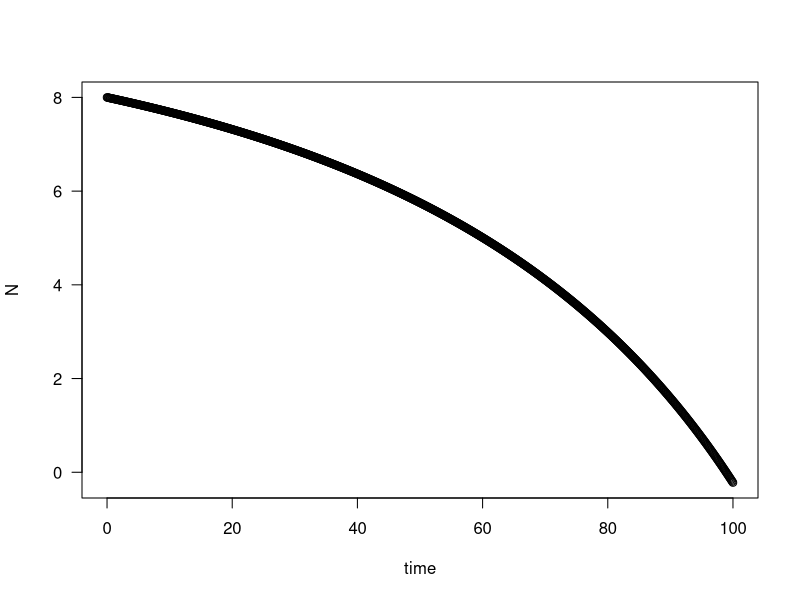
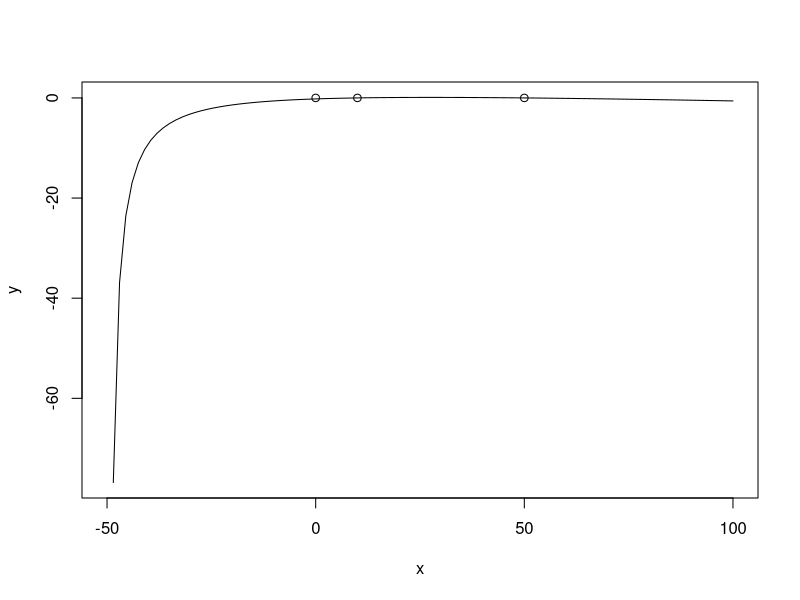
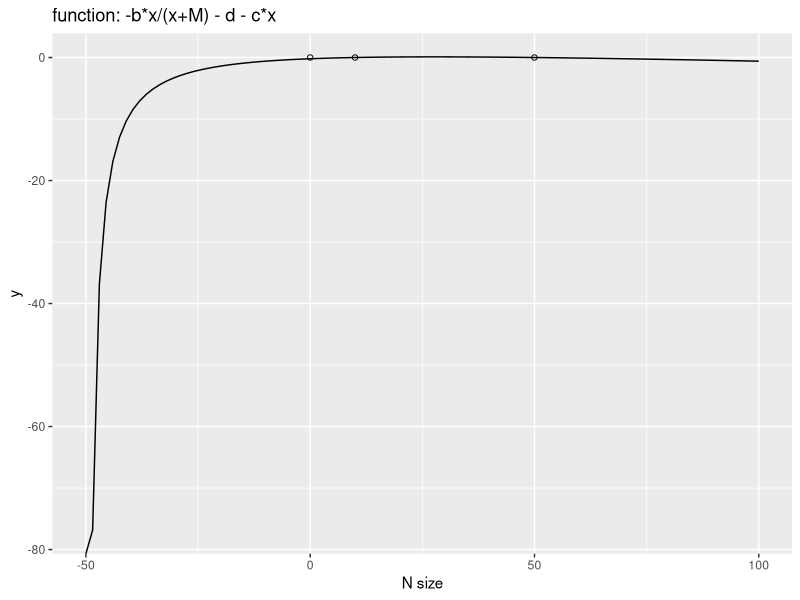

The R script that drew these images, in order:
## ---- chunk 1
#knowns: grows exponentially, population doubles at 109 days, lethal size of population is 1x10^12 cells.

#question asks: solve for time at which N= 1x10^12 given the rate of growth 
#No= 1
#dN/dT= rN (1-N)- HN
#Nt= Noe^rt
#t= 109 days #time to double
#r =ln(2)/t
# solving for r 
timetodouble=109
r= log(2)/109
r
#r= 0.006359148

#solving for t
log(1e+12)

lnNt<-log(1e+12)
lnNt
lnNo<-log(1)
lnNo

t<- (lnNt- lnNo)/r
t
#t= 4345.082 days 
years<-t/365
#time to reach 1*10^12 cells is 11.9 years
## ---- chunk 2
# dN/dt= b*N/N+M - d

# equilbrium points N*
# N*= dM/b-d 
# b= d + dM/n
# M= bN/d - n
# d= bN/N+M

# stability point
# F= b*N/N+M -d #taking the derivative of F in terms of N
# dF/dN=[b*N/N+M -d]
# = b[dF/dN N/N+M] - 0 #applying the chain rule d/dN=F (G(N)), d goes to zero because its a constant 
# = b [(N+M)*1 - N(1+0)/(N+M)^2] #M is a constant because its not in terms of N
# = b[N+M-N/(N+M)^2]=> b[M/(N+M)^2]
# dF/dN|N=dM/b-d => (b-d)2/bM #the numerator will always remain postive, stable when (b-d)^2 does equal 0 (b cannot be equal to d) and when bM is less than 0. Therefore, never stable.

## ---- chunk 3

# dN/dT= b*N/(N+M) - d - c*N

require(deSolve)
## Loading required package: deSolve
# Initial values
state <- c(N=8)
times <- seq(0,100,by=0.1)

# Parameters
parameters <- c(b = 2.4,c=0.02,M=50,d=0.2)

# Model
sterile_insect <- function(t,state,parameters){
  with(as.list(c(state,parameters)),{
       dN <- b*N/(N+M) - d - c*N
      list(c(dN))   
  })}


# Solve model and plot results
out <- ode(y = state,times=times,func=sterile_insect,parms=parameters)
par(mfrow=c(1,1))
plot(out[,1],out[,2],ylab='N',xlab='time',las=1)


# Equilbrium points: N*=0, N*=10, N*=50
# Stability points: dF/dN|b*N/(N+M) - d - c*N => [bM/(N+M)^2] - c

# parameters
b=2.4
c=0.02
M=50 
d=0.2
#stability<- b*M/((N+M)^2) - c
N=0
dFdN <- b*(M/(N+M)^2) - c
# print(dFdN)  0.028
N1=10
dFdN1 <- b*(M/(N1+M)^2) - c
# print(dFdN1) 0.013
N2= 50
dFdN2<- b*(M/(N2+M)^2) - c
# print(dFdN2) -0.008 #negative value

# Plot of b*N/(N+M) - d - c*N

x<- c(0,10,50)
y<- c(0,0,0)
points<-cbind(x,y)

curve(b*x/(x+M) - d - c*x, from=-50, to=100, xlab="x", ylab="y")
points(points)
newpoints<-as.data.frame(points)

func<-b*x/(x+M) - d - c*x
# using ggplot
library(ggplot2)
library(ggthemes)
test <- function(x) {2.4 * x/(x+50) - 0.2 - 0.02 * x}
f <- ggplot(data.frame(x = c(-50, 100)), aes(x)) + xlab("N size") + labs(title = "function: -b*x/(x+M) - d - c*x ")
f + stat_function(fun = test) +geom_point(data=newpoints, aes(x=x, y=y), shape=1)
